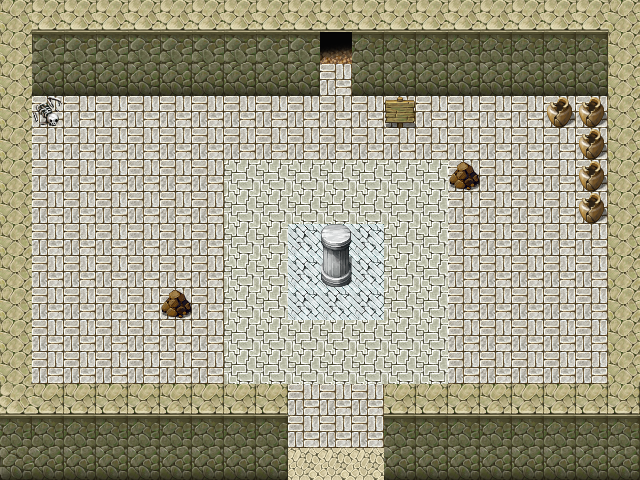

A 2D game scene composited from a Tiled map and its tileset images. What follows is a short description and the map's XML, with each tile layer's data collapsed to a summary:
An orthogonal 20x15 tile map with 32x32 px tiles, 2 tile layers (Kachelebene 1, Kachelebene 2), 5 tilesets.

<map version="1.0" orientation="orthogonal" width="20" height="15" tilewidth="32" tileheight="32">
 <tileset firstgid="1" name="tilee" tilewidth="32" tileheight="32">
  <image source="tilee.png" width="512" height="512" />
  <tile id="48">
   <properties>
    <property name="blocked" value="true" />
   </properties>
  </tile>
  <tile id="52">
   <properties>
    <property name="blocked" value="true" />
   </properties>
  </tile>
  <tile id="96">
   <properties>
    <property name="blocked" value="true" />
   </properties>
  </tile>
  <tile id="98">
   <properties>
    <property name="blocked" value="true" />
   </properties>
  </tile>
  <tile id="112">
   <properties>
    <property name="blocked" value="true" />
   </properties>
  </tile>
  <tile id="114">
   <properties>
    <property name="blocked" value="true" />
   </properties>
  </tile>
  <tile id="226">
   <properties>
    <property name="blocked" value="true" />
   </properties>
  </tile>
 </tileset>
 <tileset firstgid="257" name="map1" tilewidth="32" tileheight="32">
  <image source="map1.png" width="256" height="512" />
  <tile id="38">
   <properties>
    <property name="isDoor" value="true" />
   </properties>
  </tile>
 </tileset>
 <tileset firstgid="385" name="tilea4" tilewidth="32" tileheight="32">
  <image source="tilea4.png" width="512" height="480" />
  <tile id="228">
   <properties>
    <property name="blocked" value="true" />
   </properties>
  </tile>
  <tile id="229">
   <properties>
    <property name="blocked" value="true" />
   </properties>
  </tile>
 </tileset>
 <tileset firstgid="625" name="PathAndObjects_0" tilewidth="32" tileheight="32">
  <image source="PathAndObjects_0.png" width="512" height="480" />
  <tile id="89">
   <properties>
    <property name="blocked" value="true" />
   </properties>
  </tile>
  <tile id="120">
   <properties>
    <property name="blocked" value="true" />
   </properties>
  </tile>
  <tile id="121">
   <properties>
    <property name="blocked" value="true" />
   </properties>
  </tile>
  <tile id="137">
   <properties>
    <property name="blocked" value="true" />
   </properties>
  </tile>
  <tile id="153">
   <properties>
    <property name="blocked" value="true" />
   </properties>
  </tile>
 </tileset>
 <tileset firstgid="865" name="TileD_VX" tilewidth="32" tileheight="32">
  <image source="TileD_VX.png" width="512" height="512" />
  <tile id="92">
   <properties>
    <property name="blocked" value="true" />
   </properties>
  </tile>
  <tile id="97">
   <properties>
    <property name="blocked" value="true" />
   </properties>
  </tile>
  <tile id="113">
   <properties>
    <property name="blocked" value="true" />
   </properties>
  </tile>
  <tile id="220">
   <properties>
    <property name="blocked" value="true" />
   </properties>
  </tile>
 </tileset>
 <layer name="Kachelebene 1" width="20" height="15">
  <data>[300 cells, 300 non-empty, 12 distinct tile ids]</data>
 </layer>
 <layer name="Kachelebene 2" width="20" height="15">
  <data>[300 cells, 11 non-empty, 6 distinct tile ids]</data>
 </layer>
</map>
